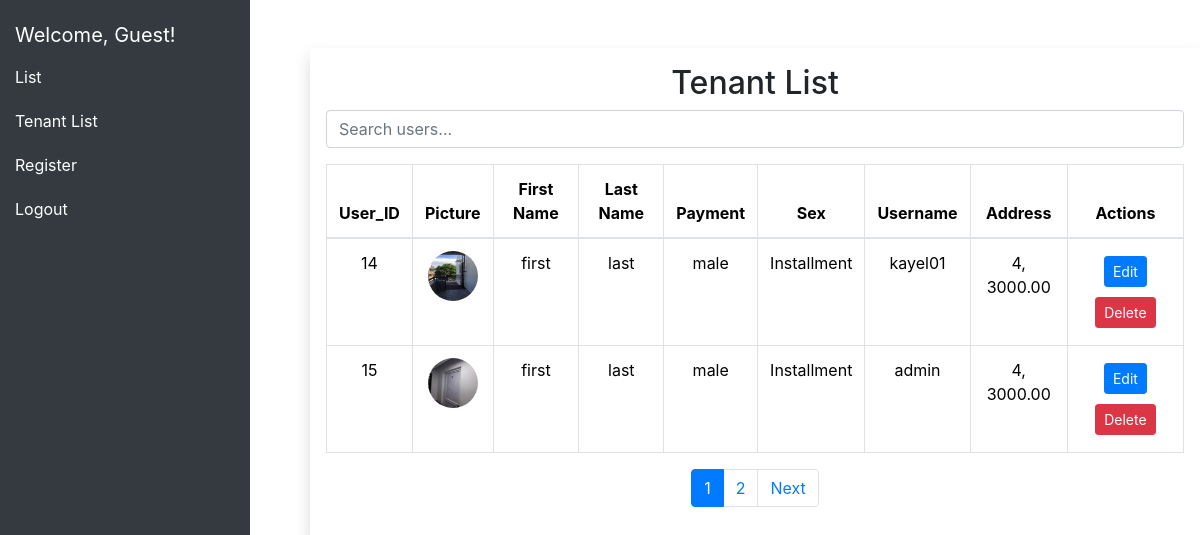
Page /livesearch.php on the committed database.
### tables this page shows
CREATE TABLE `tenant` (
  `tenantID` int(11) NOT NULL,
  `Username` varchar(255) DEFAULT NULL,
  `AccType` varchar(255) NOT NULL,
  `Pass_word` varchar(255) DEFAULT NULL,
  `firstname` varchar(255) NOT NULL,
  `lastname` varchar(255) NOT NULL,
  `payment` varchar(255) NOT NULL,
  `sex` enum('male','female') NOT NULL,
  `user_profile_picture` varchar(255) NOT NULL,
  `account_type` int(11) NOT NULL DEFAULT 1
);

### livesearch.php (the view, shortened to what this page needs)
<?php
$con = new database();
$html = '';
$paginationHtml = '';
try {
    $connection = $con->opencon();
    $recordsPerPage = 10;
    $currentPage = isset($_GET['page']) ? (int)$_GET['page'] : 1;
    $offset = ($currentPage - 1) * $recordsPerPage;
    $totalQuery = $connection->prepare("SELECT COUNT(*) AS total FROM tenant");
    $totalQuery->execute();
    $totalRecords = $totalQuery->fetch(PDO::FETCH_ASSOC)['total'];
    $totalPages = ceil($totalRecords / $recordsPerPage);
    $query = $connection->prepare("SELECT tenant.tenantID, tenant.firstname, tenant.lastname, tenant.payment, tenant.sex, tenant.Username, tenant.user_profile_picture, CONCAT(tenant_add_numBed, ', ', tenant_Amount) AS address FROM tenant INNER JOIN tenant_info ON tenant.tenantID = tenant_info.tenantID LIMIT :offset, :recordsPerPage");
    $query->bindParam(':offset', $offset, PDO::PARAM_INT);
    $query->bindParam(':recordsPerPage', $recordsPerPage, PDO::PARAM_INT);
    $query->execute();
    $users = $query->fetchAll(PDO::FETCH_ASSOC);
    foreach ($users as $user) {
        $html .= '<tr>';
        $html .= '<td>' . $user['tenantID'] . '</td>';
        $html .= '<td><img src="' . htmlspecialchars($user['user_profile_picture']) . '" alt="Profile Picture" style="width: 50px; height: 50px; border-radius: 50%;"></td>';
        $html .= '<td>' . $user['firstname'] . '</td>';
        $html .= '<td>' . $user['lastname'] . '</td>';
        $html .= '<td>' . $user['sex'] . '</td>';
        $html .= '<td>' . $user['payment'] . '</td>';
        $html .= '<td>' . $user['Username'] . '</td>';
        $html .= '<td>' . $user['address'] . '</td>';
        $html .= '<td>';
        $html .= '<form action="update.php" method="post" style="display: inline;">';
        $html .= '<input type="hidden" name="id" value="' . $user['tenantID'] . '">';
        $html .= '<button type="submit" class="btn btn-primary btn-sm">Edit</button>';
        $html .= '</form>';
        $html .= '<form method="POST" style="display: inline;">';
        $html .= '<input type="hidden" name="id" value="' . $user['tenantID'] . '">';
        $html .= '<input type="submit" name="delete" class="btn btn-danger btn-sm" value="Delete" onclick="return confirm(\'Are you sure you want to delete this user?\')">';
        $html .= '</form>';
        $html .= '</td>';
        $html .= '</tr>';
    }
    if ($totalPages > 1) {
        $paginationHtml .= '<nav><ul class="pagination justify-content-center">';
        for ($i = 1; $i <= $totalPages; $i++) {
            $active = $i == $currentPage ? ' active' : '';
            $paginationHtml .= '<li class="page-item' . $active . '"><a class="page-link" href="?page=' . $i . '">' . $i . '</a></li>';
        }
        if ($currentPage < $totalPages) {
            $paginationHtml .= '<li class="page-item"><a class="page-link" href="?page=' . ($currentPage + 1) . '">Next</a></li>';
        }
        $paginationHtml .= '</ul></nav>';
    }
} catch (PDOException $e) {
    echo json_encode(['error' => $e->getMessage()]);
}
?>
<!DOCTYPE html>
<html lang="en">
<head>
  <link rel="stylesheet" href="./bootstrap-5.3.3-dist/css/bootstrap.css">
  <link href="https://stackpath.bootstrapcdn.com/bootstrap/4.5.2/css/bootstrap.min.css" rel="stylesheet">
  <link rel="stylesheet" href="https://cdnjs.cloudflare.com/ajax/libs/font-awesome/5.15.4/css/all.min.css">
  <link rel="stylesheet" href="includes/style.css?v=<?php echo time(); ?>">
</head>
<body>
<?php include('includes/navbar.php'); ?>
<div class="container user-info rounded shadow p-3 my-5">
    <h2 class="text-center mb-2">Tenant List</h2>
    <div class="mb-3">
        <input type="text" id="search" class="form-control" placeholder="Search users...">
    </div>
    <div class="table-responsive text-center">
        <table class="table table-bordered">
            <thead>
                <tr>
                    <th>User_ID</th>
                    <th>Picture</th>
                    <th>First Name</th>
                    <th>Last Name</th>
                    <th>Payment</th>
                    <th>Sex</th>
                    <th>Username</th>
                    <th>Address</th>
                    <th>Actions</th>
                </tr>
            </thead>
            <tbody id="userTableBody">
                <?php echo $html; ?>
            </tbody>
        </table>
    </div>
    <?php echo $paginationHtml; ?>
</div>
</body>
</html>

### includes/style.css (style rules this page uses)
body { background-color: #6699cc; }
.btn { margin: 5px; }

### includes/navbar.php (style rules this page uses)
body { display: flex; }

### rows in the picture
tenant: tenantID "14", user_profile_picture (picture), firstname "first", lastname "last", sex "male", payment "Installment", Username "kayel01", address "4, 3000.00"
tenant: tenantID "15", user_profile_picture (picture), firstname "first", lastname "last", sex "male", payment "Installment", Username "admin", address "4, 3000.00"
